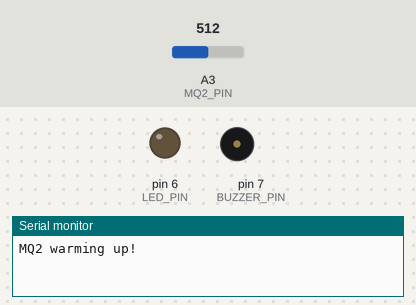
This sketch was run on a simulated Arduino Uno, built with avr-gcc and run on an emulated ATmega328P. Parts: output pins drawn as LEDs (lit = HIGH), buzzer (waves = sounding, pin HIGH), the last lines printed to the serial monitor. Inputs (shaded band) come from the test bench; at power-on: A3 (MQ2_PIN) = 512.

Above: at 0.1 s.
At 20.1 s:
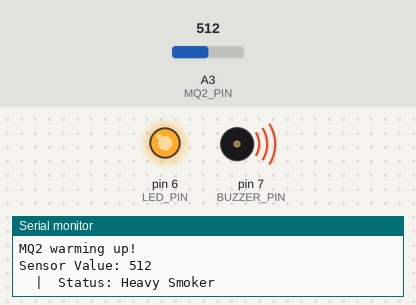
Timing chart, 0 to 21.6 s (numbered marks = the images above):
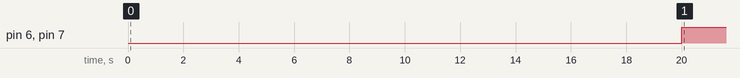

Measured:
- by itself, pin 6 (LED_PIN), pin 7 (BUZZER_PIN): LOW → HIGH at 20.0 s

The sketch:

MQ2SmokeElaborate.ino
```cpp
#define LIGHT_SMOKER_THRESHOLD 30    // Define threshold for a light smoker
#define HEAVY_SMOKER_THRESHOLD 100   // Define threshold for a heavy smoker
#define MQ2_PIN A3                    // Use A3 for analog input
#define LED_PIN 6                     // Define the LED pin
#define BUZZER_PIN 7                  // Define the BUZZER pin

int sensorValue;  // Variable to store sensor value

void setup() {
  Serial.begin(9600); // Sets the serial port to 9600
  Serial.println("MQ2 warming up!");
  delay(20000); // Allow the MQ2 to warm up
  pinMode(LED_PIN, OUTPUT);
  pinMode(BUZZER_PIN, OUTPUT);
}

void loop() {
  sensorValue = analogRead(MQ2_PIN); // Read analog input pin A3
  Serial.print("Sensor Value: ");
  Serial.println(sensorValue);

  // Determine the status
  if (sensorValue < LIGHT_SMOKER_THRESHOLD) {
    printStatus("Non-Smoker", LOW, LOW);
  } else if (sensorValue < HEAVY_SMOKER_THRESHOLD) {
    printStatus("Light Smoker", HIGH, LOW);
  } else {
    printStatus("Heavy Smoker", HIGH, HIGH);
  }

  delay(2000); // Wait 2s for the next reading
}

void printStatus(const char* status, int ledState, int buzzerState) {
  Serial.print("  |  Status: ");
  Serial.println(status);
  digitalWrite(LED_PIN, ledState);       // Turn on/off the LED
  digitalWrite(BUZZER_PIN, buzzerState); // Turn on/off the buzzer
  delay(1000); // Delay for the buzzer sound (if applicable)
}
```
